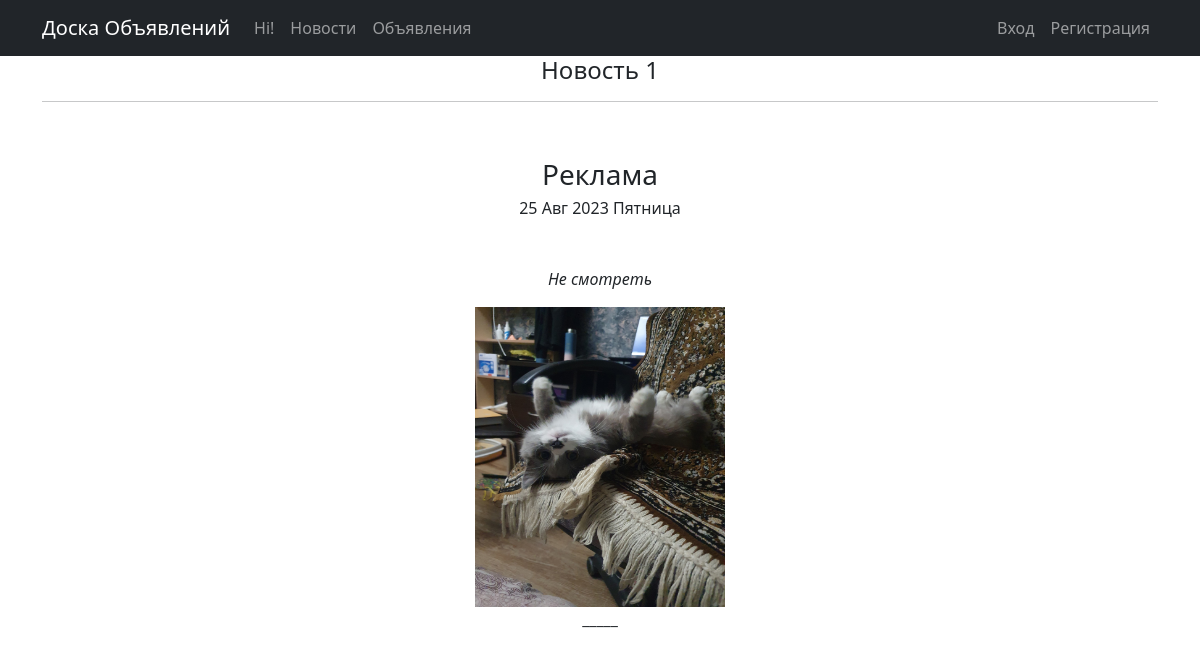
The app's page /board/posts/news/1/ with its own data.
### board/models.py (models this page shows, shortened)
class News(models.Model):
    title = models.CharField(max_length=64)
    text = models.TextField()
    pictures = models.ImageField(upload_to='pictures', blank=True)
    time_in = models.DateTimeField(auto_now_add=True)
    author = models.ForeignKey(User, on_delete=models.CASCADE, related_name='news',
                               editable=False, blank=True, null=True, default=None)
    def __str__(self):
        return self.title

### board/views.py (the view)
# urls.py: path('posts/news/<int:pk>/', NewsDetail.as_view(), name='news_detail'),
class NewsDetail(DetailView):
    model = News
    template_name = 'news_detail.html'
    context_object_name = 'new'
    def get_context_data(self, **kwargs):
        context = super().get_context_data(**kwargs)
        new = context['new']
        return context

### templates/news_detail.html (shortened to what this page needs)
{% extends 'base.html' %}
{% block content %}
    <h4>Новость {{ new.pk }}</h4>
    <hr>
    <p>&nbsp;</p>
    <h3>{{ new }}</h3>
    <h6>{{ new.time_in|date:'d M Y l' }}</h6>
    <p>&nbsp;</p>
    <p><em>{{ new.text }}</em></p>
    <img src="{{ new.pictures.url }}" height="300" width="250"  />
    <p>_____</p>
{% endblock content %}

### records on screen
News: pk "1", title "Реклама", time_in "25 Авг 2023 Пятница", text "Не смотреть", pictures (picture)
